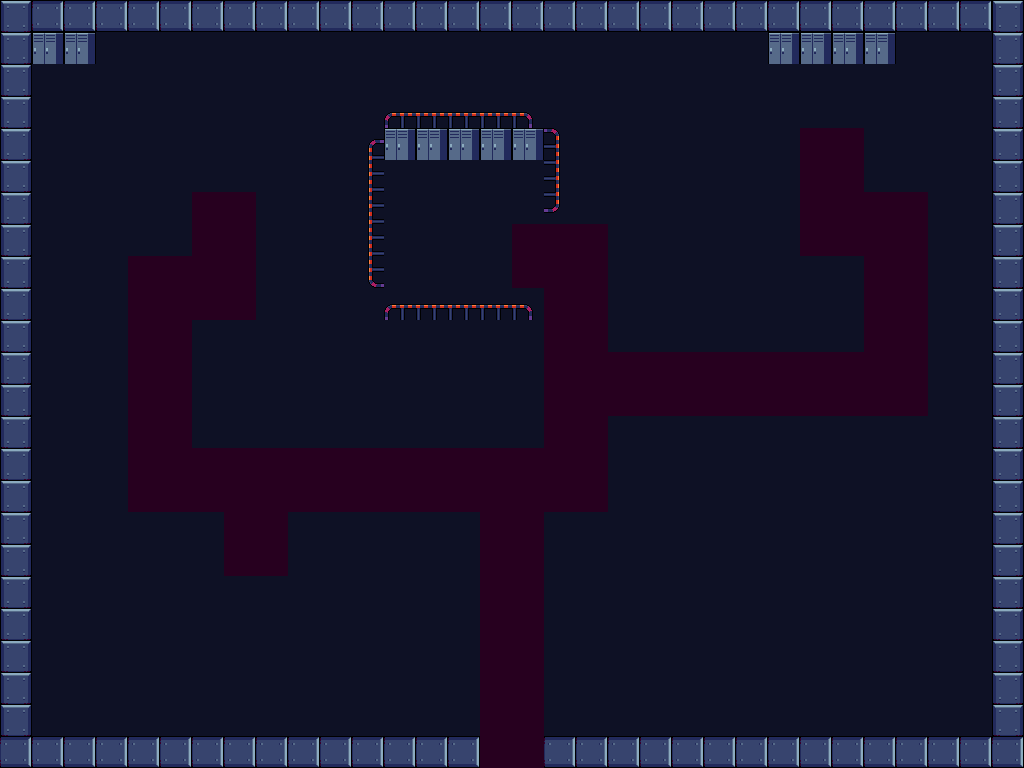

This is a level from a 2D game, rendered from its Tiled map with the project's own tilesets. A one-line summary and the map file follow, with tile-layer data summarised:
An orthogonal 32x24 tile map with 32x32 px tiles, 7 tile layers (floor, lockers, floor2, walls, ...), 8 tilesets.

<map version="1.5" tiledversion="1.7.2" orientation="orthogonal" renderorder="right-down" width="32" height="24" tilewidth="32" tileheight="32" infinite="0" nextlayerid="12" nextobjectid="2">
 <editorsettings>
  <export target="city1-tilemap.json" format="json" />
 </editorsettings>
 <tileset firstgid="1" name="IndustrialTile_02" tilewidth="32" tileheight="32" tilecount="1" columns="1">
  <image source="Scene/1 Tiles/IndustrialTile_02.png" width="32" height="32" />
 </tileset>
 <tileset firstgid="2" name="IndustrialTile_64" tilewidth="32" tileheight="32" tilecount="1" columns="1">
  <image source="Scene/1 Tiles/IndustrialTile_64.png" width="32" height="32" />
  <tile id="0">
   <properties>
    <property name="collides" type="bool" value="true" />
   </properties>
  </tile>
 </tileset>
 <tileset firstgid="3" name="Fence1" tilewidth="32" tileheight="32" tilecount="1" columns="1">
  <image source="Scene/3 Objects/Fence1.png" width="32" height="32" />
  <tile id="0">
   <properties>
    <property name="collides" type="bool" value="true" />
   </properties>
  </tile>
 </tileset>
 <tileset firstgid="4" name="Fence2" tilewidth="32" tileheight="32" tilecount="1" columns="1">
  <image source="Scene/3 Objects/Fence2.png" width="32" height="32" />
  <tile id="0">
   <properties>
    <property name="collides" type="bool" value="true" />
   </properties>
  </tile>
 </tileset>
 <tileset firstgid="5" name="Fence3" tilewidth="32" tileheight="32" tilecount="1" columns="1">
  <image source="Scene/3 Objects/Fence3.png" width="32" height="32" />
  <tile id="0">
   <properties>
    <property name="collides" type="bool" value="true" />
   </properties>
  </tile>
 </tileset>
 <tileset firstgid="6" name="Locker4" tilewidth="32" tileheight="32" tilecount="1" columns="1">
  <image source="Scene/3 Objects/Locker4.png" width="32" height="36" />
  <tile id="0">
   <properties>
    <property name="collides" type="bool" value="true" />
   </properties>
  </tile>
 </tileset>
 <tileset firstgid="7" name="IndustrialTile_46" tilewidth="32" tileheight="32" tilecount="1" columns="1">
  <image source="Scene/1 Tiles/IndustrialTile_46.png" width="32" height="32" />
 </tileset>
 <tileset firstgid="8" name="IndustrialTile_21" tilewidth="32" tileheight="32" tilecount="1" columns="1">
  <image source="Scene/1 Tiles/IndustrialTile_21.png" width="32" height="32" />
 </tileset>
 <layer id="2" name="floor" width="32" height="24" opacity="0.4">
  <data>[768 cells, 538 non-empty, 1 distinct tile ids]</data>
 </layer>
 <layer id="11" name="lockers" width="32" height="24">
  <data>[768 cells, 11 non-empty, 1 distinct tile ids]</data>
 </layer>
 <layer id="8" name="floor2" width="32" height="24" opacity="0.7">
  <data>[768 cells, 124 non-empty, 1 distinct tile ids]</data>
 </layer>
 <layer id="6" name="walls" width="32" height="24">
  <data>[768 cells, 106 non-empty, 1 distinct tile ids]</data>
 </layer>
 <layer id="7" name="main-fence" width="32" height="24">
  <data>[768 cells, 10 non-empty, 1 distinct tile ids]</data>
 </layer>
 <layer id="9" name="fence-left" width="32" height="24">
  <data>[768 cells, 4 non-empty, 1 distinct tile ids]</data>
 </layer>
 <layer id="10" name="fence-right" width="32" height="24">
  <data>[768 cells, 4 non-empty, 1 distinct tile ids]</data>
 </layer>
</map>